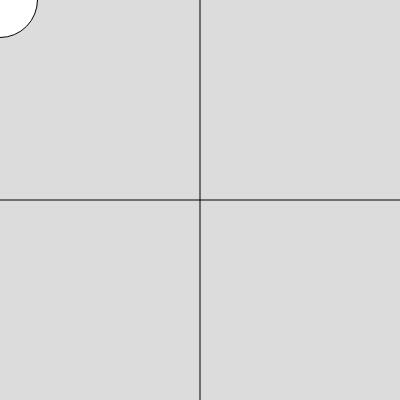
Frame 1 (no input)
Frame 60 (no input): identical to frame 1, image omitted
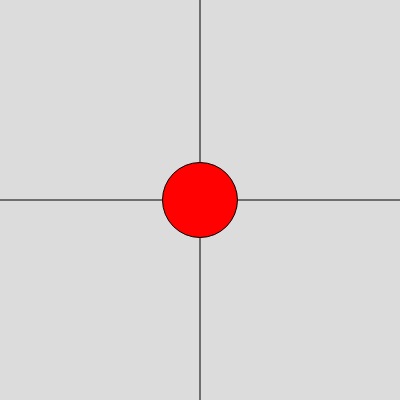
Frame 120 (the mouse pressed at the canvas centre since frame 60)

The p5.js sketch that drew these frames (run headless with seeded random() and noise() and a simulated clock; from frame 60 on, the mouse is pressed at the canvas centre):

// p5.js sketch
// ── sketch.js
function setup() {
    createCanvas(400, 400);
  }
  
  function draw() {
    background(220);
    line(width/2,0,width/2,height)
    line(0,width/2,width,height/2)
    circle(mouseX,mouseY,75) 
    
    if(mouseX<=width/2&&mouseY<=height/2||mouseX>=width/2&&mouseY>=height/2)
      fill(255,255,255)
    
    if(mouseX<=width/2&&mouseY>=height/2||mouseX>=width/2&&mouseY<=height/2)
      fill(255,1,0)
    
  }
